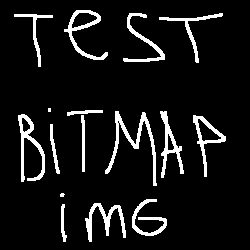
#> input picture lab9/input.bmp, 250 x 250 px
$ python testomni.py
#> lines starting #> are read from the running program, lines starting #| are printed output that depends on the picture; after the words box and inside, x2 and y2 are one past the last pixel; in counts of white or black regions, pixels touching at a corner belong together
from PIL import Image
import numpy as np
import zipfile
import os

# LSB Replacement
def lsb_replacement(image_path, message, output_path, rate=1):
#> called with image_path = 'input.bmp', output_path = 'output_lsb_r.bmp', rate = 1
    image = Image.open(image_path)
#> image is the input picture: PIL image 250x250 RGB; 8.4% white; 16 white regions (2 under 20 px), largest, box (x1, y1, x2, y2) and area: (105, 111, 157, 186) 716, (18, 114, 45, 182) 558, (64, 10, 108, 60) 494
    pixels = np.array(image)
    flat_pixels = pixels.flatten()

    message_bits = ''.join(format(ord(char), '08b') for char in message)
    total_bits = len(message_bits)

    if total_bits > len(flat_pixels) * rate:
        raise ValueError("Message is too large to hide in this image with the given rate.")

    for i in range(0, total_bits, rate):
        pixel_index = i // rate
        bits_to_replace = message_bits[i:i + rate].ljust(rate, '0')
        flat_pixels[pixel_index] = (flat_pixels[pixel_index] & (255 - (2 ** rate - 1))) | int(bits_to_replace, 2)

    new_pixels = flat_pixels.reshape(pixels.shape)
    new_image = Image.fromarray(new_pixels)
    new_image.save(output_path)

def lsb_extraction(image_path, message_length, rate=1):
#> called with image_path = 'output_lsb_r.bmp', message_length = 8282, rate = 1
    image = Image.open(image_path)
    pixels = np.array(image)
    flat_pixels = pixels.flatten()

    message_bits = ''
    for i in range(0, message_length * 8, rate):
        pixel_index = i // rate
        bits = flat_pixels[pixel_index] & (2 ** rate - 1)
        message_bits += format(bits, '0' + str(rate) + 'b')
#> this loop made 66256 passes
#> (bits, message_bits) on passes 1 to 3: (0, '0'), (1, '01'), (0, '010')

    message = ''
    for i in range(0, len(message_bits), 8):
        byte = message_bits[i:i+8]
        message += chr(int(byte, 2))
#> this loop made 8282 passes
#> (i, byte, message) on passes 2 to 4: (8, '01000010', 'AB'), (16, '01001111', 'ABO'), (24, '01000010', 'ABOB')
#> (printed output is left out)

    return message

# LSB Matching
def lsb_matching(image_path, message, output_path, rate=1):
#> called with image_path = 'input.bmp', output_path = 'output_lsb_m.bmp', rate = 1
    image = Image.open(image_path)
    pixels = np.array(image)
    flat_pixels = pixels.flatten()

    message_bits = ''.join(format(ord(char), '08b') for char in message)
    total_bits = len(message_bits)

    if total_bits > len(flat_pixels) * rate:
        raise ValueError("Message is too large to hide in this image with the given rate.")

    for i in range(0, total_bits, rate):
        pixel_index = i // rate
        target_bits = message_bits[i:i + rate].ljust(rate, '0')
        current_bits = format(flat_pixels[pixel_index], '08b')[-rate:]

        if current_bits != target_bits:
            if current_bits < target_bits:
                flat_pixels[pixel_index] += 1
            else:
                flat_pixels[pixel_index] -= 1

    new_pixels = flat_pixels.reshape(pixels.shape)
    new_image = Image.fromarray(new_pixels)
    new_image.save(output_path)

def lsb_matching_extraction(image_path, message_length, rate=1):
    # Extraction is the same as LSB-R
    return lsb_extraction(image_path, message_length, rate)
#> the loop in lsb_extraction (call 2), `for i in range(0, message_length * 8, rate):` made 66256 passes
#> the loop in lsb_extraction (call 2), `for i in range(0, len(message_bits), 8):` made 8282 passes

# Hamming Code Embedding
def hamming_encode(data):
    def calc_parity(bits, positions):
        return sum([int(bits[i - 1]) for i in positions]) % 2

    encoded = []
    for byte in data:
        bits = format(byte, '08b')
        p1 = calc_parity(bits, [1, 2, 4])
        p2 = calc_parity(bits, [1, 3, 4])
        p3 = calc_parity(bits, [2, 3, 4])
        encoded_bits = f'{p1}{p2}{bits[0]}{p3}{bits[1:]}'
        encoded.append(int(encoded_bits, 2))

    return encoded

def hamming_embedding(image_path, message, output_path):
    image = Image.open(image_path)
    pixels = np.array(image)
    flat_pixels = pixels.flatten()

    message_bytes = [ord(char) for char in message]
    encoded_message = hamming_encode(message_bytes)

    if len(encoded_message) > len(flat_pixels):
        raise ValueError("Message is too large to hide in this image.")

    for i in range(len(encoded_message)):
        flat_pixels[i] = encoded_message[i]

    new_pixels = flat_pixels.reshape(pixels.shape)
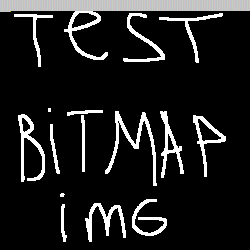
#> new_pixels: shape (250, 250, 3); mean R, G, B 30, 30, 30
    new_image = Image.fromarray(new_pixels)
    new_image.save(output_path)

def hamming_decode(encoded_message):
    decoded_message = ''
    for encoded_byte in encoded_message:
        bits = format(encoded_byte, '08b')
        data_bits = bits[2] + bits[4:]
        decoded_message += chr(int(data_bits, 2))
    return decoded_message

def hamming_extraction(image_path, message_length):
#> called with image_path = 'output_hamming.bmp', message_length = 8282
    image = Image.open(image_path)
    pixels = np.array(image)
    flat_pixels = pixels.flatten()

    encoded_message = []
    for i in range(message_length * 2):  # Each byte is encoded to 2 bytes
        encoded_message.append(flat_pixels[i])
#> after the loop, encoded_message = 16564 values, max 255 at index 8475, min 0 at index 8282, mean 124.1

    decoded_message = hamming_decode(encoded_message)
#> the loop in hamming_decode, `for encoded_byte in encoded_message:` made 16564 passes
#> (encoded_byte, bits, data_bits) on passes 1 to 3: (193, '11000001', '00001'), (194, '11000010', '00010'), (207, '11001111', '01111')
    return decoded_message

# Compression measurement
def compress_and_measure(image_path):
    with zipfile.ZipFile('temp.zip', 'w', zipfile.ZIP_DEFLATED) as zipf:
#> (the run stopped early here; a loop or call above may not have finished)
